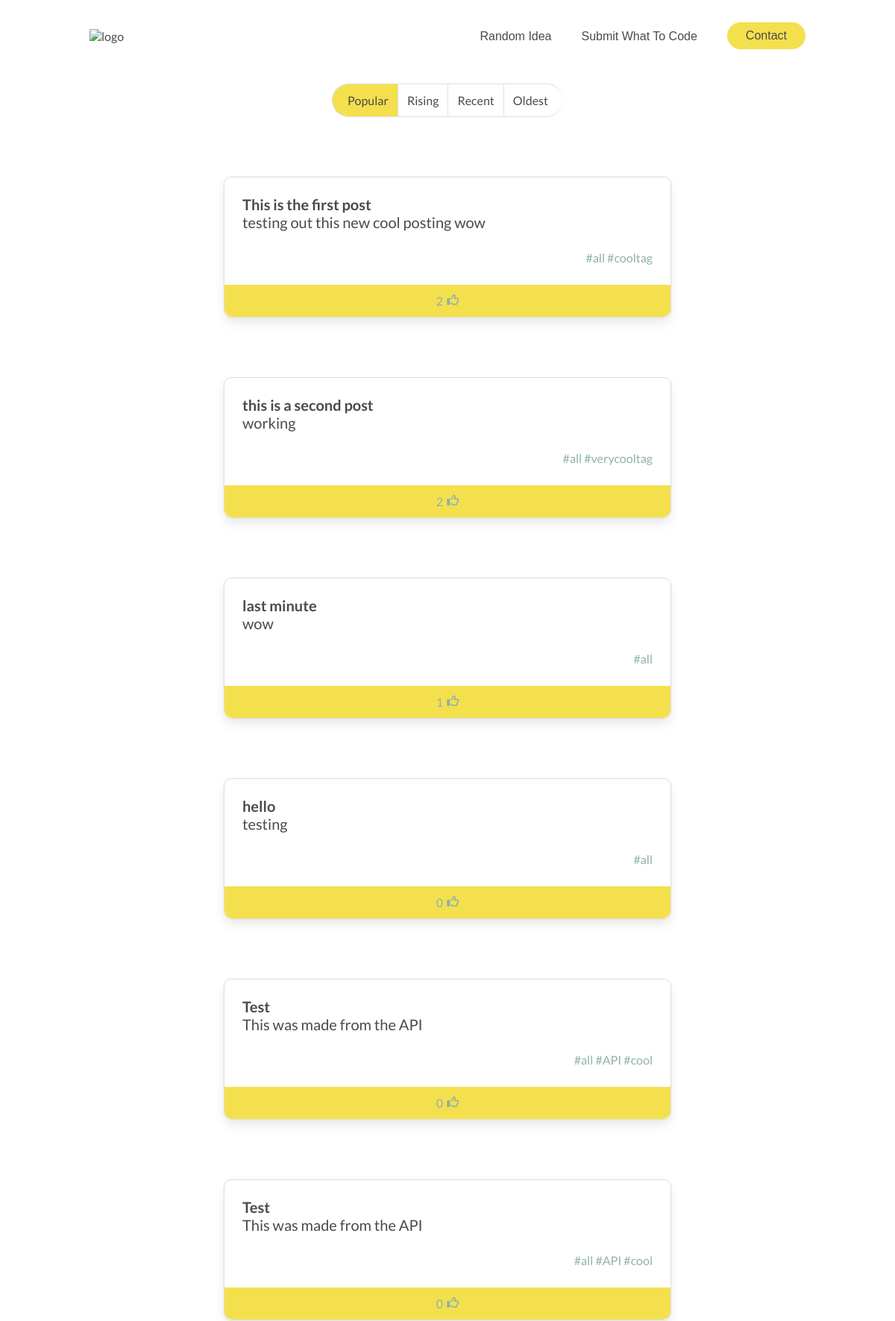
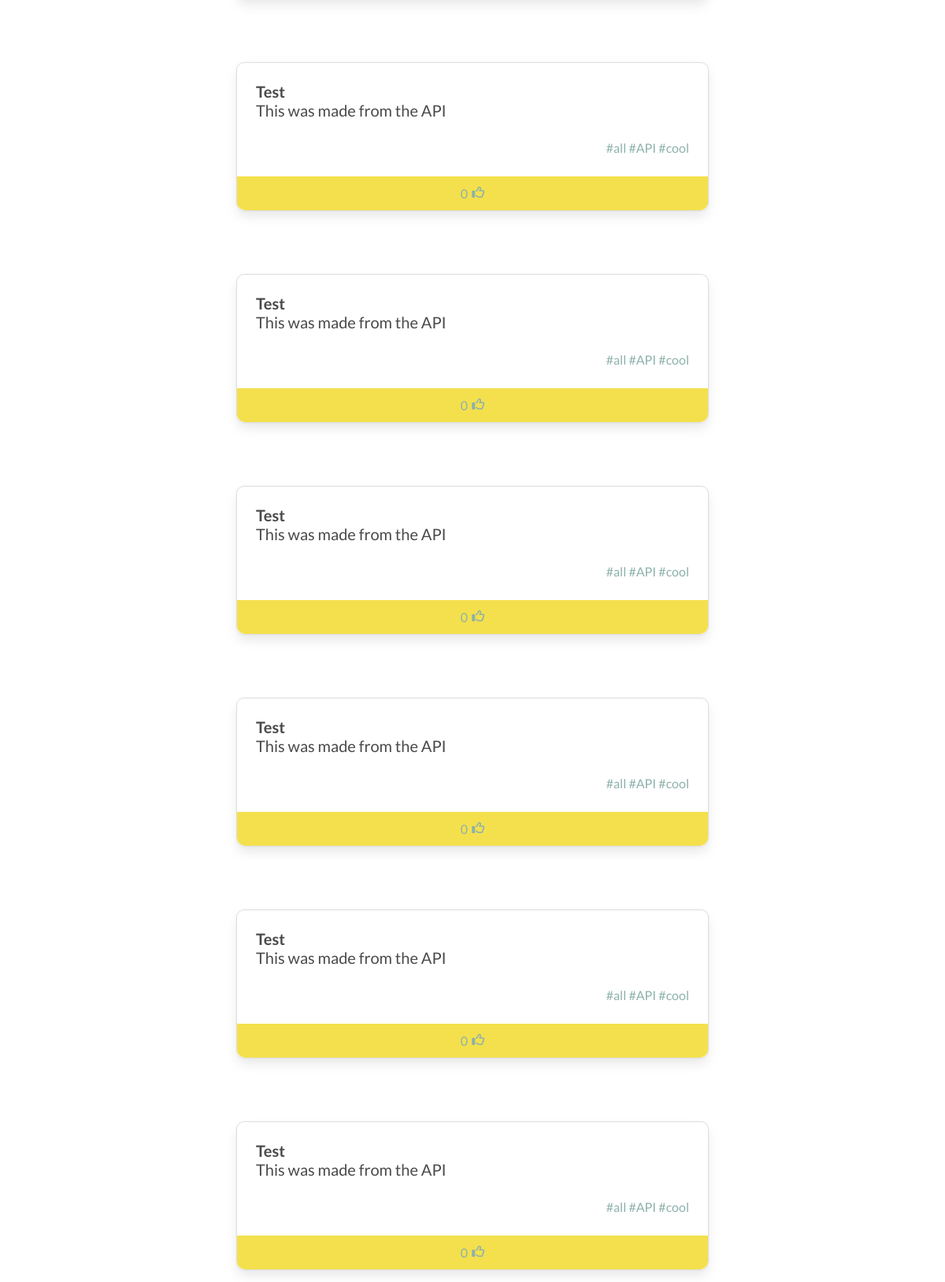
The page / (upper part) on the database its author committed (2 pictures, top to bottom).
### website/models.py (models this page shows, shortened)
class Post(db.Model):
    id = db.Column(db.Integer, primary_key=True)
    title = db.Column(db.String(100))
    desc = db.Column(db.String(1000))
    likes = db.Column(db.Integer)
    date_created = db.Column(db.DateTime(timezone=True), default=datetime.now())
    tags = db.relationship("Tag", backref="post", passive_deletes=True)

class Tag(db.Model):
    id = db.Column(db.Integer, primary_key=True)
    name = db.Column(db.String(12))
    post_id = db.Column(
        db.Integer, db.ForeignKey("post.id", ondelete="CASCADE"), nullable=False
    )

### website/views.py (the view, shortened to what this page needs)
@views.route("/")
def home():
    order = request.args.get("order", default="POPULAR", type=str)
    tag = request.args.get("tag", default="all", type=str)
    page = request.args.get("page", default=1, type=int)
    per_page = 15
    if order == "POPULAR":
        posts = (
            Post.query.join(Tag)
            .filter(Tag.name == tag)
            .order_by(Post.likes.desc())
            .paginate(page=page, per_page=per_page)
        )
    elif order == "RECENT":
        posts = (
            Post.query.filter(Tag.name == tag)
            .order_by(Post.date_created.desc())
            .paginate(page=page, per_page=per_page)
        )
    elif order == "OLDEST":
        posts = (
            Post.query.filter(Tag.name == tag)
            .order_by(Post.date_created.asc())
            .paginate(page=page, per_page=per_page)
        )
    else:
        posts = (
            Post.query.filter(Tag.name == tag)
            .order_by(Post.likes.desc())
            .paginate(page=page, per_page=per_page)
        )
    return render_template(
        "home.html",
        posts=posts,
        order=order,
        tag=tag,
        one=False,
        likes=session["likes"],
    )

### website/templates/home.html (shortened to what this page needs)
{% extends "base.html" %}
{% block head %}
<link rel="stylesheet" href="{{ url_for('static', filename='styles/home.css') }}" />
{% endblock %}
{% block content %}
<div id="content">
    <div id="filter">
        <ul>
            <li class="{{'item active' if order == 'POPULAR' else 'item'}}"><a href="{{ url_for('views.home', order='POPULAR')}}">Popular</a></li>
            <li class="{{'item active' if order == 'RISING' else 'item'}}"><a href="{{ url_for('views.home', order='RISING')}}">Rising</a></li>
            <li class="{{'item active' if order == 'RECENT' else 'item'}}"><a href="{{ url_for('views.home', order='RECENT')}}">Recent</a></li>
            <li class="{{'item active' if order == 'OLDEST' else 'item'}}"><a href="{{ url_for('views.home', order='OLDEST')}}">Oldest</a></li>
        </ul>
    </div>
    {% if not one %}
        {% for post in posts.items %}
            <div class="card">
                <div class="card-content">
                    <p class="title">{{ post.title }}</p>
                    <p class="desc">{{ post.desc }}</p>
                    <p class="tags">
                        {% for tag in post.tags %}
                            <a class="tag-link" href="{{url_for('views.home', tag=tag.name)}}">#{{tag.name}}</a>
                        {% endfor %}
                    </p>
                </div>
                <footer class="card-footer">
                    <button type="button" onclick="like({{post.id}})">
                        <p id="likes-count-{{post.id}}">{{ post.likes }}</p>
                        {% if post.id in likes %}
                            <i id="like-button-{{post.id}}" class="fas fa-thumbs-up"></i>
                        {% else %}
                            <i id="like-button-{{post.id}}" class="far fa-thumbs-up"></i>
                        {% endif %}
                    </button>
                </footer>
            </div>
        {% endfor %}
    {% endif %}
</div>
{% endblock %}

### website/templates/base.html (shortened to what this page needs)
<!DOCTYPE html>
<html lang="en">
<head>
    <link rel="stylesheet" href="{{ url_for('static', filename='styles/styles.css') }}" />
    {% block head %}{% endblock %}
</head>
<body>
    <header>
        <a class="logo" href="/"><img src="https://what-to-code.com/img/idea.svg" alt="logo"></a>
        <nav>
            <ul class="nav__links">
                <li><a href="{{ url_for('views.random_post')}}">Random Idea</a></li>
                <li><a href="{{ url_for('views.submit')}}">Submit What To Code</a></li>
            </ul>
        </nav>
        <a class="cta" href="#">Contact</a>
    </header>
    <main>
        {% block content %}{% endblock %}
    </main>
</body>
</html>

### website/static/styles/styles.css (style rules this page uses)
* { box-sizing: border-box; margin: 0; padding: 0; }
:root { --main-bg-color: #fff; --accent-color: #f4e04d; --tag-color: #8db1ab; --text-color: #4a4a4a; --font-family: 'Lato', sans-serif; }
html { text-rendering: optimizeLegibility; }
body { background-color: var(--main-bg-color); color: var(--text-color); font-family: var(--font-family); }
button, input[type="submit"], input[type="reset"] { background: none; color: inherit; border: none; padding: 0; font: inherit; cursor: pointer; outline: inherit; }
a, a:hover, a:focus, a:active { text-decoration: none; color: inherit; }
main { margin-top: 2vh; }
header { display: flex; justify-content: flex-end; align-items: center; padding: 30px 10%; background-color: var(--main-bg-color); }
.logo { margin-right: auto; }
.logo img { max-height: 1.75rem; height: auto; }
.nav__links { list-style: none; display: flex; }
.nav__links a, .cta, .overlay__content a { font-family: sans-serif; font-weight: 500; color: var(--text-color); text-decoration: none; }
.nav__links li { padding: 0px 20px; }
.nav__links li a { transition: all 0.3s ease 0s; }
.cta { margin-left: 20px; padding: 9px 25px; background-color: var(--accent-color); border: none; border-radius: 50px; cursor: pointer; transition: all 0.3s ease 0s; }

### website/static/styles/home.css (style rules this page uses)
#content { display: flex; row-gap: 5rem; flex-direction: column; align-items: center; margin-bottom: 2rem; }
#filter ul { list-style: none; display: flex; }
#filter ul li { display: inline-flex; border-style: solid; border-top-width: 1px; border-bottom-width: 1px; border-left-width: 1px; border-right-width: 0px; border-color: #dfdfdf; }
.active { background-color: var(--accent-color); }
#filter ul li a { padding: 0.75em; }
#filter ul li:first-child { border-bottom-left-radius: 290486px; border-top-left-radius: 290486px; }
#filter ul li:last-child { border-top-right-radius: 290486px; border-bottom-right-radius: 290486px; }
#filter ul li:last-child a { padding-right: 1.25em; }
#filter ul li:first-child a { padding-left: 1.25em; }
.card { width: 50%; max-width: 660px; border-style: solid; border-color: #dfdfdf; border-width: 1px; border-radius: 10px; box-shadow: 0 0.5em 1em -0.125em rgb(10 10 10 / 10%), 0 0 0 1px rgb(10 10 10 / 2%); }
.card-content { font-size: 20px; line-height: 24px; padding: 24px 24px 24px 24px; }
.title { font-weight: 700; }
.desc { margin-bottom: 1.5rem; }
.tags { color: var(--tag-color); font-size: 16px; text-align: right; }
.card-footer { display: flex; justify-content: center; padding: 12px 12px 12px 12px; background-color: var(--accent-color); border-bottom-right-radius: 10px; border-bottom-left-radius: 10px; }
.card-footer button { display: flex; column-gap: 5px; color: var(--tag-color); }

### rows shown on the page
Post: title "This is the first post", desc "testing out this new cool posting wow", likes "2"
Tag: name "all"
Tag: name "cooltag"
Post: title "this is a second post", desc "working", likes "2"
Tag: name "all"
Tag: name "verycooltag"
Post: title "last minute", desc "wow", likes "1"
Tag: name "all"
Post: title "hello", desc "testing", likes "0"
Tag: name "all"
Post: title "Test", desc "This was made from the API", likes "0"
Tag: name "all"
Tag: name "API"
Tag: name "cool"
Post: title "Test", desc "This was made from the API", likes "0"
Tag: name "all"
Tag: name "API"
Tag: name "cool"
Post: title "Test", desc "This was made from the API", likes "0"
Tag: name "all"
Tag: name "API"
Tag: name "cool"
Post: title "Test", desc "This was made from the API", likes "0"
Tag: name "all"
Tag: name "API"
Tag: name "cool"
Post: title "Test", desc "This was made from the API", likes "0"
Tag: name "all"
Tag: name "API"
Tag: name "cool"
Post: title "Test", desc "This was made from the API", likes "0"
Tag: name "all"
Tag: name "API"
Tag: name "cool"
Post: title "Test", desc "This was made from the API", likes "0"
Tag: name "all"
Tag: name "API"
Tag: name "cool"
Post: title "Test", desc "This was made from the API", likes "0"
Tag: name "all"
Tag: name "API"
Tag: name "cool"
